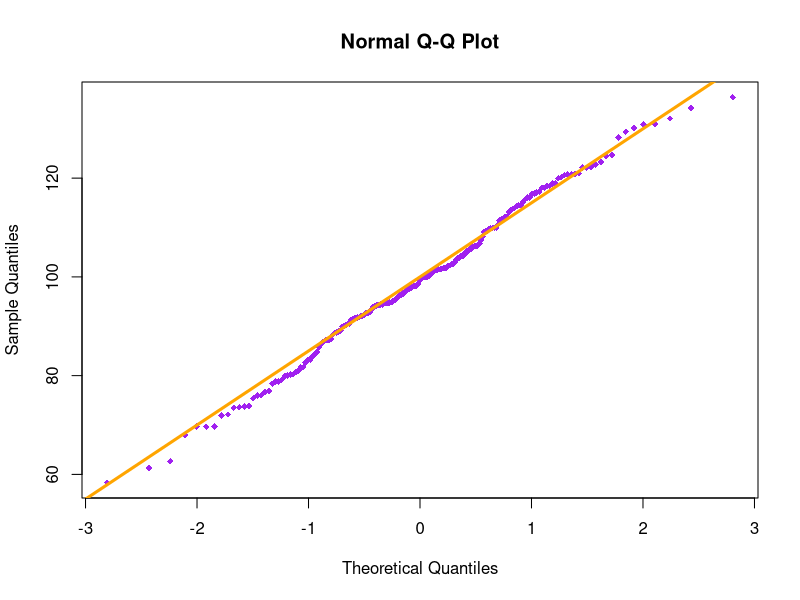
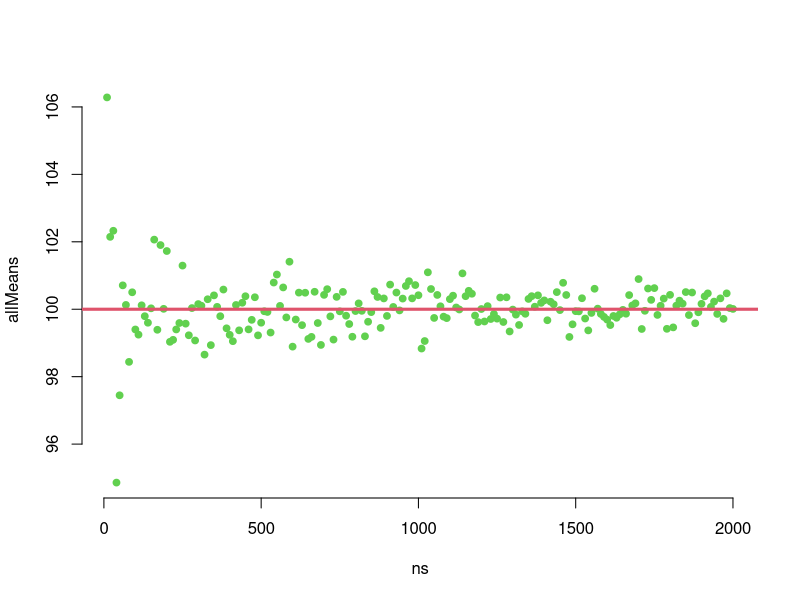

Reproduce these figures in R, in order.
set.seed(95473)
n <- 200
samp1 <- rnorm(n, 100, 15)
cat("Mean=",mean(samp1), ", SD=",sd(samp1),"\n")

pdf("images/chapter_4/qqplot1.pdf")
qqnorm(samp1, cex=0.9, pch=18, col="purple")
abline(100, 15, col="orange", lwd=3)
dev.off()

pdf("images/chapter_4/LLNIQ.pdf")
set.seed(95473)
ns <- seq(10, 2000, by=10)      # (@\wingding{1}@)
L <- length(ns)
allMeans <- rep(0, L)           # (@\wingding{2}@)
for (i in 1:L) {                # (@\wingding{3}@)
  samp <- rnorm(ns[i], 100, 15)
  allMeans[i] <- mean(samp)     # (@\wingding{4}@)
}
plot(ns, allMeans, pch=19, cex=0.9, col=3, axes=FALSE)
axis(1); axis(2)
abline(h=100, lwd=3,col=2)
dev.off()
